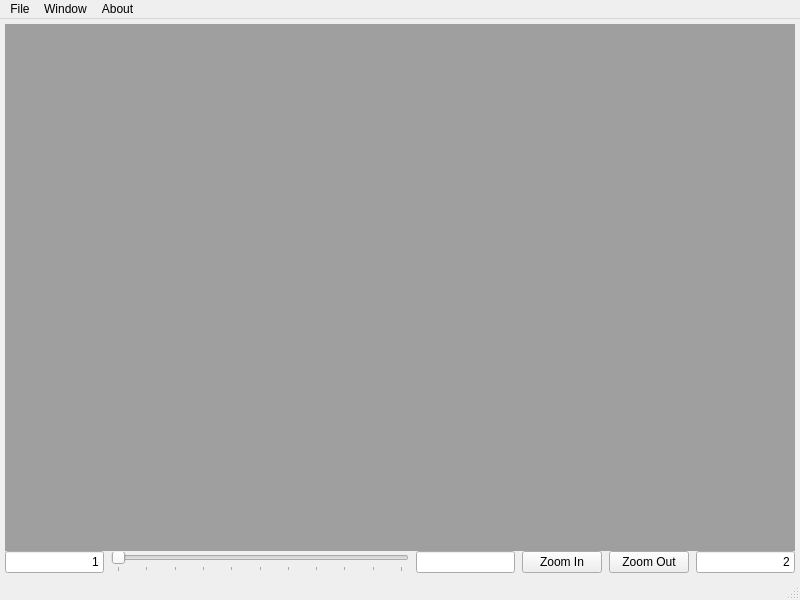
<?xml version="1.0" encoding="UTF-8"?>
<ui version="4.0">
 <class>mainWindow</class>
 <widget class="QMainWindow" name="mainWindow">
  <property name="geometry">
   <rect>
    <x>0</x>
    <y>0</y>
    <width>800</width>
    <height>600</height>
   </rect>
  </property>
  <property name="windowTitle">
   <string>One Parameter Family Unimodal Map</string>
  </property>
  <widget class="QWidget" name="centralwidget">
   <layout class="QVBoxLayout" name="_2" stretch="0,0">
    <property name="spacing">
     <number>0</number>
    </property>
    <property name="leftMargin">
     <number>5</number>
    </property>
    <property name="topMargin">
     <number>5</number>
    </property>
    <property name="rightMargin">
     <number>5</number>
    </property>
    <property name="bottomMargin">
     <number>5</number>
    </property>
    <item>
     <widget class="QMdiArea" name="mdiArea">
      <property name="verticalScrollBarPolicy">
       <enum>Qt::ScrollBarAsNeeded</enum>
      </property>
      <property name="horizontalScrollBarPolicy">
       <enum>Qt::ScrollBarAsNeeded</enum>
      </property>
      <property name="sizeAdjustPolicy">
       <enum>QAbstractScrollArea::AdjustToContents</enum>
      </property>
      <property name="activationOrder">
       <enum>QMdiArea::StackingOrder</enum>
      </property>
     </widget>
    </item>
    <item>
     <layout class="QHBoxLayout" name="parameterLayout" stretch="1,3,1,0,0,1">
      <property name="spacing">
       <number>7</number>
      </property>
      <property name="sizeConstraint">
       <enum>QLayout::SetDefaultConstraint</enum>
      </property>
      <property name="bottomMargin">
       <number>0</number>
      </property>
      <item>
       <widget class="QLineEdit" name="parameterMinEdit">
        <property name="baseSize">
         <size>
          <width>0</width>
          <height>0</height>
         </size>
        </property>
        <property name="text">
         <string>1</string>
        </property>
        <property name="alignment">
         <set>Qt::AlignRight|Qt::AlignTrailing|Qt::AlignVCenter</set>
        </property>
       </widget>
      </item>
      <item>
       <widget class="QSlider" name="parameterSlider">
        <property name="maximum">
         <number>1000</number>
        </property>
        <property name="singleStep">
         <number>1</number>
        </property>
        <property name="pageStep">
         <number>100</number>
        </property>
        <property name="orientation">
         <enum>Qt::Horizontal</enum>
        </property>
        <property name="tickPosition">
         <enum>QSlider::TicksBelow</enum>
        </property>
        <property name="tickInterval">
         <number>100</number>
        </property>
       </widget>
      </item>
      <item>
       <widget class="QLineEdit" name="parameterEdit">
        <property name="alignment">
         <set>Qt::AlignRight|Qt::AlignTrailing|Qt::AlignVCenter</set>
        </property>
       </widget>
      </item>
      <item>
       <widget class="QPushButton" name="parameterZInButton">
        <property name="text">
         <string>Zoom In</string>
        </property>
       </widget>
      </item>
      <item>
       <widget class="QPushButton" name="parameterZOutButton">
        <property name="text">
         <string>Zoom Out</string>
        </property>
       </widget>
      </item>
      <item>
       <widget class="QLineEdit" name="parameterMaxEdit">
        <property name="text">
         <string>2</string>
        </property>
        <property name="alignment">
         <set>Qt::AlignRight|Qt::AlignTrailing|Qt::AlignVCenter</set>
        </property>
       </widget>
      </item>
     </layout>
    </item>
   </layout>
  </widget>
  <widget class="QStatusBar" name="statusbar"/>
  <widget class="QMenuBar" name="menubar">
   <property name="geometry">
    <rect>
     <x>0</x>
     <y>0</y>
     <width>800</width>
     <height>25</height>
    </rect>
   </property>
   <widget class="QMenu" name="menuFile">
    <property name="title">
     <string>File</string>
    </property>
    <addaction name="separator"/>
    <addaction name="actionQuit"/>
   </widget>
   <widget class="QMenu" name="menuWindow">
    <property name="title">
     <string>Window</string>
    </property>
    <addaction name="actionCascade"/>
    <addaction name="actionTile"/>
   </widget>
   <widget class="QMenu" name="menuAbout">
    <property name="title">
     <string>About</string>
    </property>
   </widget>
   <addaction name="menuFile"/>
   <addaction name="menuWindow"/>
   <addaction name="menuAbout"/>
  </widget>
  <action name="actionQuit">
   <property name="text">
    <string>Quit</string>
   </property>
  </action>
  <action name="actionCascade">
   <property name="text">
    <string>Cascade</string>
   </property>
  </action>
  <action name="actionTile">
   <property name="text">
    <string>Tile</string>
   </property>
  </action>
 </widget>
 <resources/>
 <connections>
  <connection>
   <sender>actionQuit</sender>
   <signal>triggered()</signal>
   <receiver>mainWindow</receiver>
   <slot>close()</slot>
   <hints>
    <hint type="sourcelabel">
     <x>-1</x>
     <y>-1</y>
    </hint>
    <hint type="destinationlabel">
     <x>399</x>
     <y>299</y>
    </hint>
   </hints>
  </connection>
  <connection>
   <sender>actionCascade</sender>
   <signal>triggered()</signal>
   <receiver>mdiArea</receiver>
   <slot>cascadeSubWindows()</slot>
   <hints>
    <hint type="sourcelabel">
     <x>-1</x>
     <y>-1</y>
    </hint>
    <hint type="destinationlabel">
     <x>399</x>
     <y>275</y>
    </hint>
   </hints>
  </connection>
  <connection>
   <sender>actionTile</sender>
   <signal>triggered()</signal>
   <receiver>mdiArea</receiver>
   <slot>tileSubWindows()</slot>
   <hints>
    <hint type="sourcelabel">
     <x>-1</x>
     <y>-1</y>
    </hint>
    <hint type="destinationlabel">
     <x>399</x>
     <y>275</y>
    </hint>
   </hints>
  </connection>
 </connections>
</ui>
